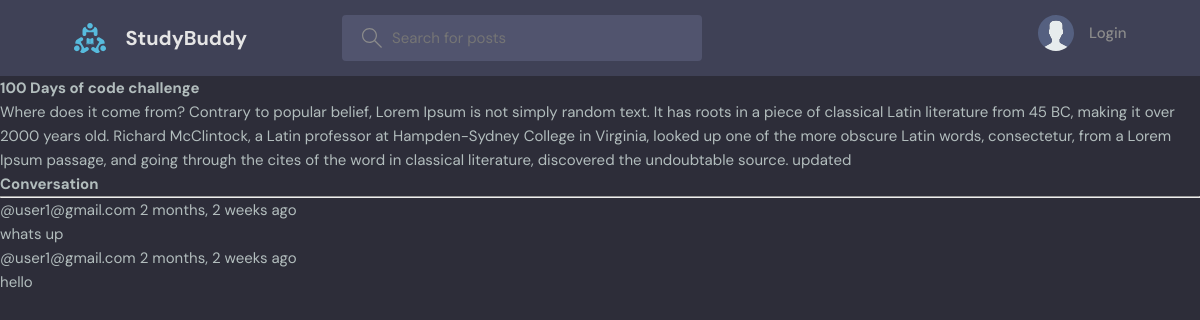
Page /room/2/ on the committed database.
### base/models.py (models this page shows, shortened)
class Room(models.Model):
    host = models.ForeignKey(User, on_delete=models.SET_NULL, null=True)
    topic = models.ForeignKey(Topic, on_delete=models.SET_NULL, null=True)
    name = models.CharField(max_length=200)
    description = models.TextField(null=True, blank=True)
    participants = models.ManyToManyField(
        User, related_name='participants', blank=True)
    updated = models.DateTimeField(auto_now=True)
    created = models.DateTimeField(auto_now_add=True)
    class Meta:
        ordering = ['-updated', '-created']

class Message(models.Model):
    user = models.ForeignKey(User, on_delete=models.CASCADE)
    room = models.ForeignKey(Room, on_delete=models.CASCADE)
    body = models.TextField()
    updated = models.DateTimeField(auto_now=True)
    created = models.DateTimeField(auto_now_add=True)
    class Meta:
        ordering = ['-updated', '-created']

class User(AbstractUser):
    name = models.CharField(max_length=200, null=True)
    email = models.EmailField(unique=True, null=True)
    bio = models.TextField(null=True)
    avatar = models.ImageField(null=True, default="avatar.svg")
    USERNAME_FIELD = 'email'
    REQUIRED_FIELDS = []
    objects = CustomUserManager()

### base/views.py (the view, shortened to what this page needs)
# urls.py: path('room/<str:pk>/', views.room, name="room"),
def room(request, pk):
    room = Room.objects.get(id=pk)
    room_messages = room.message_set.all()
    participants = room.participants.all()
    context = {'room': room, 'room_messages': room_messages,
            'participants': participants}
    return render(request, 'room.html', context)

### templates/room.html (shortened to what this page needs)
{% extends 'main.html' %}  {%block content %}
<div class="center-content">
  <h1>{{room.name}}</h1>
</div>
<p>{{room.description}}</p>
<div class="comment-wrapper">
  <h3>Conversation</h3>
  <hr />
  {% for message in room_messages %}
  <div>
    <small>@{{message.user}} {{message.created|timesince}} ago</small>
    <p>{{message.body}}</p>
  </div>
  {% endfor %}
</div>
 {% endblock content %}

### static/styles/style.css (style rules this page uses)
:root { --color-main: #71c6dd; --color-main-light: #e1f6fb; --color-dark: #3f4156; --color-dark-medium: #51546e; --color-dark-light: #696d97; --color-light: #e5e5e5; --color-gray: #8b8b8b; --color-light-gray: #b2bdbd; --color-bg: #2d2d39; --color-success: #5dd693; --color-error: #fc4b0b; }
* { font-family: "DM Sans", -apple-system, BlinkMacSystemFont, "Segoe UI", Roboto, Oxygen, Ubuntu, Cantarell, "Open Sans", "Helvetica Neue", sans-serif; margin: 0; padding: 0; box-sizing: border-box; text-rendering: optimizeLegibility; font-size: inherit; }
html { font-size: 56.25%; }
@media only screen and (min-width: 1200px) { html { font-size: 62.5%; } }
body { line-height: 1.6; font-weight: 400; font-size: 1.5rem; color: var(--color-light-gray); background-color: var(--color-bg); min-height: 100vh; }

### rows in the picture
Room: name "100 Days of code challenge", description "Where does it come from? Contrary to popular belief, Lorem Ipsum is not simply random text. It has roots in a piece of classical Latin literature from 45 BC, making it over 2000 years old. Richard McClintock, a Latin professor at Hampden-Sydney College in Virginia, looked up one of the more obscure Latin words, consectetur, from a Lorem Ipsum passage, and going through the cites of the word in classical literature, discovered the undoubtable source. updated"
Message: user "user1@gmail.com", created "2 months, 2 weeks", body "whats up"
Message: user "user1@gmail.com", created "2 months, 2 weeks", body "hello"
